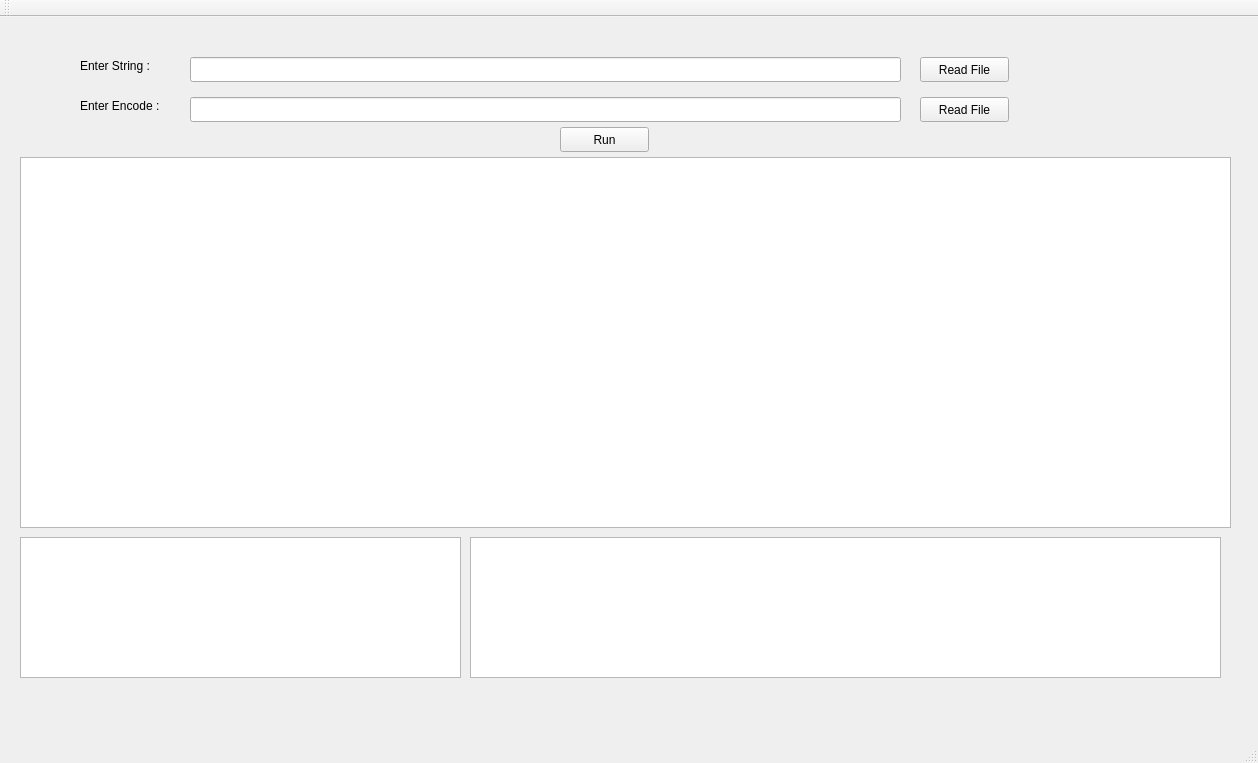
<?xml version="1.0" encoding="UTF-8"?>
<ui version="4.0">
 <class>MainWindow</class>
 <widget class="QMainWindow" name="MainWindow">
  <property name="geometry">
   <rect>
    <x>0</x>
    <y>0</y>
    <width>1258</width>
    <height>763</height>
   </rect>
  </property>
  <property name="windowTitle">
   <string>MainWindow</string>
  </property>
  <widget class="QWidget" name="centralWidget">
   <widget class="QLineEdit" name="lineEdit">
    <property name="geometry">
     <rect>
      <x>190</x>
      <y>40</y>
      <width>711</width>
      <height>25</height>
     </rect>
    </property>
   </widget>
   <widget class="QLineEdit" name="lineEdit_2">
    <property name="geometry">
     <rect>
      <x>190</x>
      <y>80</y>
      <width>711</width>
      <height>25</height>
     </rect>
    </property>
   </widget>
   <widget class="QPushButton" name="pushButton">
    <property name="geometry">
     <rect>
      <x>920</x>
      <y>40</y>
      <width>89</width>
      <height>25</height>
     </rect>
    </property>
    <property name="text">
     <string>Read File</string>
    </property>
   </widget>
   <widget class="QPushButton" name="pushButton_2">
    <property name="geometry">
     <rect>
      <x>920</x>
      <y>80</y>
      <width>89</width>
      <height>25</height>
     </rect>
    </property>
    <property name="text">
     <string>Read File</string>
    </property>
   </widget>
   <widget class="QGraphicsView" name="graphicsView">
    <property name="geometry">
     <rect>
      <x>20</x>
      <y>140</y>
      <width>1211</width>
      <height>371</height>
     </rect>
    </property>
   </widget>
   <widget class="QTextEdit" name="textEdit">
    <property name="geometry">
     <rect>
      <x>20</x>
      <y>520</y>
      <width>441</width>
      <height>141</height>
     </rect>
    </property>
   </widget>
   <widget class="QPushButton" name="run">
    <property name="geometry">
     <rect>
      <x>560</x>
      <y>110</y>
      <width>89</width>
      <height>25</height>
     </rect>
    </property>
    <property name="text">
     <string>Run</string>
    </property>
   </widget>
   <widget class="QLabel" name="label">
    <property name="geometry">
     <rect>
      <x>80</x>
      <y>40</y>
      <width>91</width>
      <height>17</height>
     </rect>
    </property>
    <property name="text">
     <string>Enter String :</string>
    </property>
   </widget>
   <widget class="QLabel" name="label_2">
    <property name="geometry">
     <rect>
      <x>80</x>
      <y>80</y>
      <width>101</width>
      <height>17</height>
     </rect>
    </property>
    <property name="text">
     <string>Enter Encode :</string>
    </property>
   </widget>
   <widget class="QTextEdit" name="textEdit_2">
    <property name="geometry">
     <rect>
      <x>470</x>
      <y>520</y>
      <width>751</width>
      <height>141</height>
     </rect>
    </property>
   </widget>
  </widget>
  <widget class="QMenuBar" name="menuBar">
   <property name="geometry">
    <rect>
     <x>0</x>
     <y>0</y>
     <width>1258</width>
     <height>22</height>
    </rect>
   </property>
  </widget>
  <widget class="QToolBar" name="mainToolBar">
   <attribute name="toolBarArea">
    <enum>TopToolBarArea</enum>
   </attribute>
   <attribute name="toolBarBreak">
    <bool>false</bool>
   </attribute>
  </widget>
  <widget class="QStatusBar" name="statusBar"/>
 </widget>
 <layoutdefault spacing="6" margin="11"/>
 <resources/>
 <connections/>
</ui>
